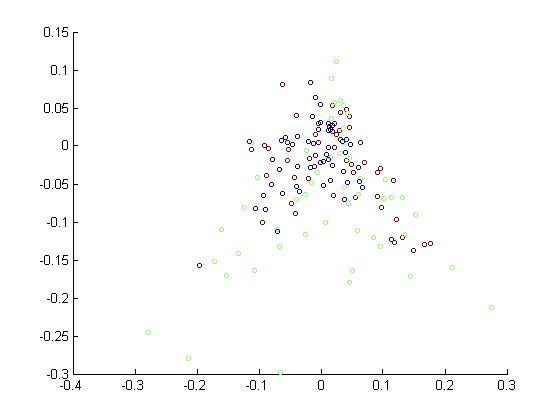
%> input picture hsv_pca.jpg, 560 x 420 px
$ octave --eval "result = pwt_hist(imread('hsv_pca.jpg'));"   (GNU Octave 9; MATLAB toolbox functions it lacks are replaced by stand-ins)
%> lines starting %> are read from the running program, lines starting %| are printed output that depends on the picture
function pwt = pwt_hist(I)

N_ROWS = 256;
N_SCALES = log2(N_ROWS) - 2;
% display([N_ROWS, N_SCALES]);
pwt = zeros(500, 1);
options.nb_orientations = 6;
Jmin = 4;

% Filtering kernal
h = fspecial('gaussian');
% Filtered image
F = imfilter(I, h);
% Resized image to N_ROWS by N_ROWS
I = zeros(N_ROWS);

[m1, m2, m3] = size(F);
%> m1 = 420; m2 = 560; m3 = 3


if m3 == 1
    [X, YCBCR] = gray2ind(F, N_ROWS);
else
    YCBCR = rgb2ycbcr(F);
%> YCBCR: size 420x560x3 uint8; mean of channels 1, 2, 3 231.8, 127.9, 128
    X = YCBCR(:,:,1);
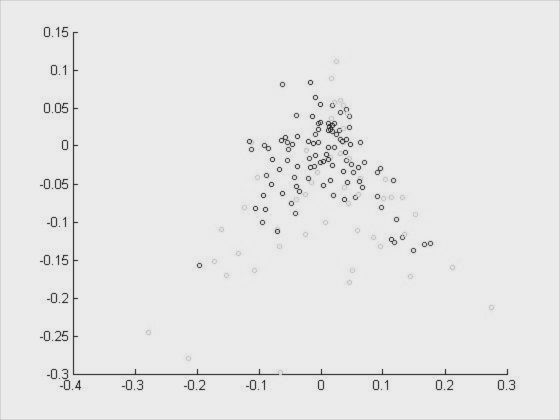
%> X: size 420x560 uint8; min 35, max 235, mean 231.8
end


if m1 > m2
    X = imresize(X, [N_ROWS, NaN]);
    [n1,n2,n3] = size(X);
    I(:,1:n2) = X(:,:);
else
    X = imresize(X, [NaN, N_ROWS]);
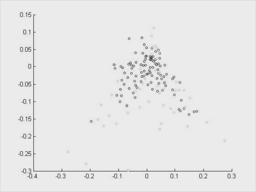
%> X: size 192x256 uint8; min 69, max 244, mean 231.8
    [n1,n2,n3] = size(X);
%> n1 = 192; n2 = 256; n3 = 1
    I(1:n1, :) = X(:,:);
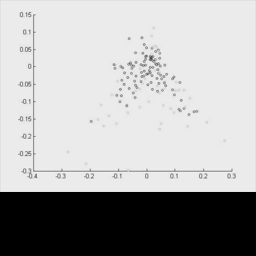
%> I: size 256x256 double; min 0, max 244, mean 173.8
end

%> (the run ends here)
